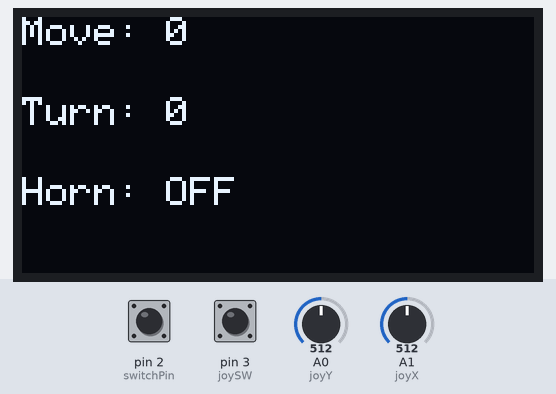
This sketch was run on a simulated Arduino Uno, built with avr-gcc and run on an emulated ATmega328P. Parts: 128×64 one-colour display. Inputs (shaded band) come from the test bench; at power-on: pin 3 (joySW) HIGH, A0 (joyY) = 512, A1 (joyX) = 512, pin 2 (switchPin) HIGH. No radio packets arrive unless stated; what the sketch prints to the serial monitor is not drawn.

Above: at 2.0 s.
2.1 s: pin 3 (joySW) pulled LOW for 0.15 s
At 2.26 s:
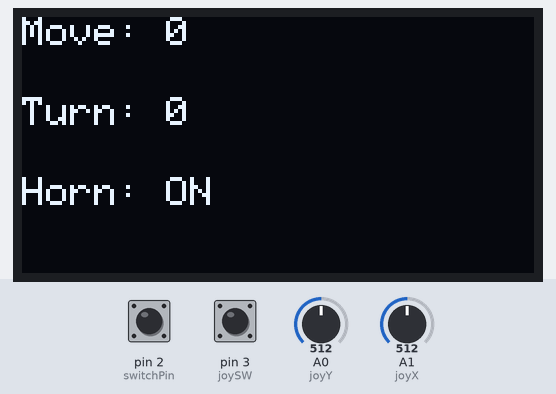
3.8 s: A0 (joyY) set to 585
5.3 s: A0 (joyY) set to 612
At 6.6 s:
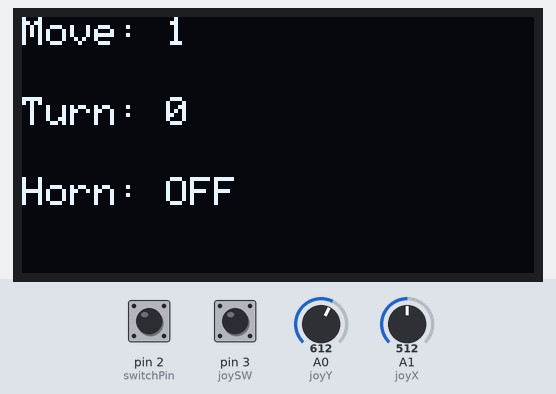
6.9 s: A1 (joyX) set to 610
At 8.2 s:
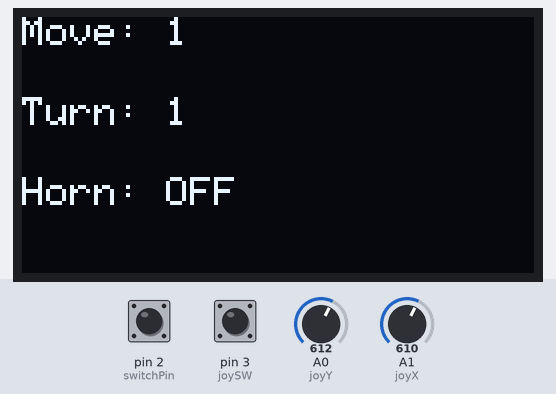
8.5 s: pin 3 (joySW) pulled LOW for 1 s
At 9.3 s:
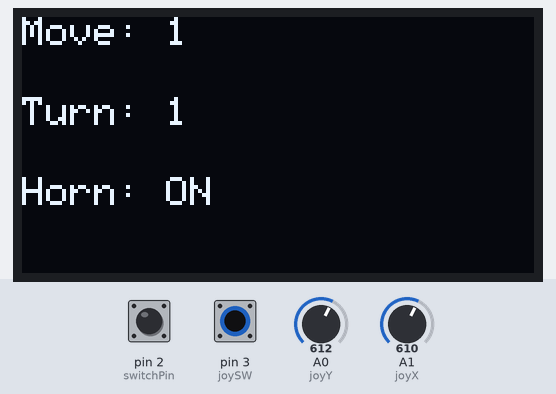
11.0 s: A1 (joyX) set to 593
At 12.2 s:
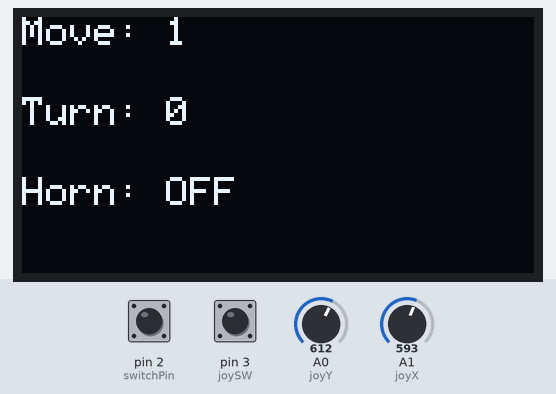
Timing chart, 0 to 13.5 s (numbered marks = the images above; inputs shaded):
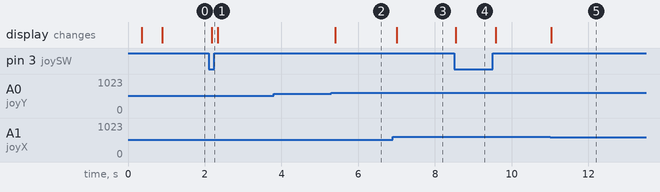

Measured:
- the behaviour switches between 600 and 601 on A0 (joyY) (found by bisection; images 1 and 2)
- the behaviour switches between 601 and 600 on A1 (joyX) (found by bisection; images 4 and 5)
- after the input at 2.1 s, the display: changes after 0.08 s (image 1)
- after the input at 3.8 s, every drawn part: stays the same
- after the input at 5.3 s, the display: changes after 0.10 s (image 2)
- after the input at 6.9 s, the display: changes after 0.11 s (image 3)
- after the input at 8.5 s, the display: changes at once (image 4)
- after the input at 11.0 s, the display: changes at once (image 5)

The sketch:

offcial-transmitter.ino
```cpp
#include <SPI.h>
#include <RF24.h>
#include <Wire.h>
#include <Adafruit_SSD1306.h>
#include <Adafruit_GFX.h>

#define SCREEN_WIDTH 128
#define SCREEN_HEIGHT 64

Adafruit_SSD1306 display(SCREEN_WIDTH, SCREEN_HEIGHT, &Wire, -1);

RF24 radio(9, 10);

const byte txAddr[6] = "NODE1";
const byte rxAddr[6] = "NODE2";

// DATA
struct TXData {
  int move;
  int turn;
  bool lights;
  bool horn;
};

TXData txData;
TXData lastTxData = {0, 0, false, false};

// JOYSTICK
const int joyX = A1;
const int joyY = A0;
const int joySW = 3;
const int switchPin = 2;

void setup() {
  Serial.begin(115200);
  Serial.println("Transmitter START");

  pinMode(switchPin, INPUT_PULLUP);
  pinMode(joySW, INPUT_PULLUP);

  // 🔴 IMPORTANT DELAY (power stabilization)
  delay(300);

  Wire.begin();
  Wire.setClock(100000);

  // 🔴 OLED INIT WITH CHECK
  if (!display.begin(SSD1306_SWITCHCAPVCC, 0x3C)) {
    Serial.println("OLED FAILED");
    while (true); // stop here if OLED fails
  }

  display.clearDisplay();
  display.setTextSize(1);
  display.setTextColor(SSD1306_WHITE);

  display.setCursor(0, 0);
  display.println("OLED OK");
  display.display();
  delay(500);

  // RF
  radio.begin();
  radio.setChannel(108);
  radio.setDataRate(RF24_250KBPS);
  radio.setPALevel(RF24_PA_LOW);

  radio.enableAckPayload();
  radio.enableDynamicPayloads();

  radio.openWritingPipe(txAddr);
  radio.openReadingPipe(1, rxAddr);

  radio.stopListening();
}

void loop() {
  int x = analogRead(joyX);
  int y = analogRead(joyY);

  txData.move = 0;
  txData.turn = 0;

  if (y > 600) txData.move = 1;
  else if (y < 400) txData.move = -1;

  if (x > 600) txData.turn = 1;
  else if (x < 400) txData.turn = -1;

  txData.lights = (digitalRead(switchPin) == LOW);
  txData.horn = (digitalRead(joySW) == LOW);

  // Send data
  radio.write(&txData, sizeof(txData));

  // OLED DISPLAY
  display.clearDisplay();

  display.setCursor(0, 0);
  display.print("Move: ");
  display.print(txData.move);

  display.setCursor(0, 20);
  display.print("Turn: ");
  display.print(txData.turn);

  display.setCursor(0, 40);
  display.print("Horn: ");
  display.print(txData.horn ? "ON" : "OFF");

  display.display();

  delay(50);
}
```
